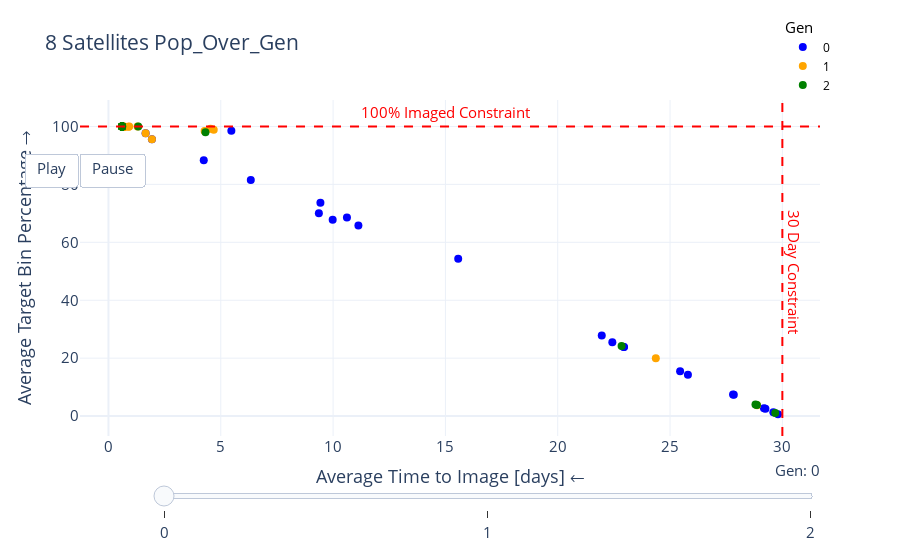

Notebook source saved alongside this figure:
### Code cell
def pop_over_gen_ploter(n_sats, results):
    fig = make_subplots()
    colors = ['blue','orange','green','red','purple','brown','pink','gray','cyan','olive']
    frames = []

    for i, gen in enumerate(results[n_sats]['Pop_Over_Gen']['Gen'].unique()):
        df = results[n_sats]['Pop_Over_Gen'][results[n_sats]['Pop_Over_Gen']['Gen'] == gen]

        scatter = go.Scatter(
            x=df['Avg_Time'],
            y=df['Avg_Percentage'],
            # hovertext=df[dvs_ovs].astype(str).agg(', '.join, axis=1),
            # hoverinfo='text',
            mode='markers',
            name=f'{gen}',
            marker=dict(color=colors[i], size=8),)

        fig.add_trace(scatter)

        frames.append(go.Frame(data=[scatter], name=str(gen)))

    fig.add_vline(30,line_dash = 'dash', line_color='red')
    fig.add_hline(100,line_dash = 'dash', line_color='red')


    fig.add_annotation(
        x=30.5,  # X position for vertical line annotation
        y=50,  # Adjust this for vertical annotation (above the line)
        text='30 Day Constraint',
        font=dict(color='red', size=15),
        textangle=90,
        showarrow=False
        )

    fig.add_annotation(
        x=15,
        y=105,
        text='100% Imaged Constraint',
        font=dict(color='red', size=15),
        showarrow=False)


    fig.update_layout(
        title=f'{n_sats} Satellites Pop_Over_Gen',
        xaxis_title='Average Time to Image [days] ←',
        yaxis_title='Average Target Bin Percentage →',
        legend=dict(
            title='Gen',
            title_font=dict(size=15),
            font=dict(size=12, color='black'),
            xanchor='right',
            yanchor='bottom',
        ),
        template='plotly_white',
        font=dict(size=15),
        updatemenus=[
            {
                'buttons': [
                    {
                        'args': [None, {'frame': {'duration': 500, 'redraw': True}, 'mode': 'immediate'}],
                        'label': 'Play',
                        'method': 'animate'
                    },
                    {
                        'args': [[None], {'frame': {'duration': 0, 'redraw': True}, 'mode': 'immediate'}],
                        'label': 'Pause',
                        'method': 'animate'
                    }
                ],
                'direction': 'left',
                'pad': {'r': 10, 't': 87},
                'showactive': False,
                'type': 'buttons',
                'x': 0.1,
                'xanchor': 'right',
                'y': 1.1,
                'yanchor': 'top'
            }
        ],
        sliders=[{
            'active': 0,
            'yanchor': 'top',
            'xanchor': 'left',
            'currentvalue': {
                'prefix': 'Gen: ',
                'visible': True,
                'xanchor': 'right'
            },
            'transition': {'duration': 300, 'easing': 'cubic-in-out'},
            'pad': {'b': 10},
            'len': 0.9,
            'x': 0.1,
            'y': 0,
            'steps': [{
                'args': [
                    [gen],
                    {'frame': {'duration': 500, 'redraw': True}, 'mode': 'immediate'}
                ],
                'label': str(gen),
                'method': 'animate'
            } for gen in results[n_sats]['Pop_Over_Gen']['Gen'].unique()]
        }]
    )

    # Add frames to the figure
    fig.frames = frames

    fig.show()

pop_over_gen_ploter(8, results)

### Figure 1 — Plotly figure (JSON) as saved in the notebook; plotly's stock layout.template omitted (floating-point values rounded to 4 significant figures)
{"data": [{"marker": {"color": "blue", "size": 8}, "mode": "markers", "name": "0", "type": "scatter", "x": [29.25, 25.45, 6.336, 0.6754, 22.95, 29.81, 25.8, 9.981, 9.435, 10.62, 11.13, 5.47, 27.84, 21.96, 22.93, 0.6021, 22.43, 1.653, 29.18, 1.935, 29.6, 15.57, 9.366, 27.8, 4.242], "y": [2.545, 15.51, 81.49, 99.94, 23.85, 0.6553, 14.31, 67.83, 73.64, 68.58, 65.84, 98.52, 7.388, 27.79, 23.83, 100, 25.46, 97.7, 2.74, 95.57, 1.339, 54.29, 70.06, 7.417, 88.33]}, {"marker": {"color": "orange", "size": 8}, "mode": "markers", "name": "1", "type": "scatter", "x": [0.6754, 0.6754, 0.6754, 1.935, 0.6754, 24.37, 0.6021, 0.6021, 0.6754, 0.6754, 1.653, 0.6021, 0.9207, 0.7567, 0.6021, 0.6021, 0.8971, 4.685, 0.6754, 28.87, 0.6021, 4.546, 1.293, 4.281, 0.6021], "y": [99.94, 99.94, 99.94, 95.57, 99.94, 20, 100, 100, 99.94, 99.94, 97.7, 100, 99.97, 99.94, 100, 100, 99.94, 98.86, 99.94, 3.765, 100, 99.18, 99.99, 98.42, 100]}, {"marker": {"color": "green", "size": 8}, "mode": "markers", "name": "2", "type": "scatter", "x": [0.6021, 0.6146, 0.6021, 0.6021, 0.6021, 4.318, 0.6021, 0.6021, 22.84, 0.6021, 0.6021, 0.6021, 1.325, 0.6021, 0.6021, 0.6021, 29.68, 0.6021, 28.87, 0.6021, 0.6021, 0.6021, 0.6021, 28.8, 0.6021], "y": [100, 100, 100, 100, 100, 98.05, 100, 100, 24.22, 100, 100, 100, 99.98, 100, 100, 100, 1.054, 100, 3.813, 100, 100, 100, 100, 4.046, 100]}], "layout": {"annotations": [{"font": {"color": "red", "size": 15}, "showarrow": false, "text": "30 Day Constraint", "textangle": 90, "x": 30.5, "y": 50}, {"font": {"color": "red", "size": 15}, "showarrow": false, "text": "100% Imaged Constraint", "x": 15, "y": 105}], "font": {"size": 15}, "legend": {"font": {"color": "black", "size": 12}, "title": {"font": {"size": 15}, "text": "Gen"}, "xanchor": "right", "yanchor": "bottom"}, "shapes": [{"line": {"color": "red", "dash": "dash"}, "type": "line", "x0": 30, "x1": 30, "xref": "x", "y0": 0, "y1": 1, "yref": "y domain"}, {"line": {"color": "red", "dash": "dash"}, "type": "line", "x0": 0, "x1": 1, "xref": "x domain", "y0": 100, "y1": 100, "yref": "y"}], "sliders": [{"active": 0, "currentvalue": {"prefix": "Gen: ", "visible": true, "xanchor": "right"}, "len": 0.9, "pad": {"b": 10}, "steps": [{"args": [[0], {"frame": {"duration": 500, "redraw": true}, "mode": "immediate"}], "label": "0", "method": "animate"}, {"args": [[1], {"frame": {"duration": 500, "redraw": true}, "mode": "immediate"}], "label": "1", "method": "animate"}, {"args": [[2], {"frame": {"duration": 500, "redraw": true}, "mode": "immediate"}], "label": "2", "method": "animate"}], "transition": {"duration": 300, "easing": "cubic-in-out"}, "x": 0.1, "xanchor": "left", "y": 0, "yanchor": "top"}], "title": {"text": "8 Satellites Pop_Over_Gen"}, "updatemenus": [{"buttons": [{"args": [null, {"frame": {"duration": 500, "redraw": true}, "mode": "immediate"}], "label": "Play", "method": "animate"}, {"args": [[null], {"frame": {"duration": 0, "redraw": true}, "mode": "immediate"}], "label": "Pause", "method": "animate"}], "direction": "left", "pad": {"r": 10, "t": 87}, "showactive": false, "type": "buttons", "x": 0.1, "xanchor": "right", "y": 1.1, "yanchor": "top"}], "xaxis": {"anchor": "y", "domain": [0, 1], "title": {"text": "Average Time to Image [days] ←"}}, "yaxis": {"anchor": "x", "domain": [0, 1], "title": {"text": "Average Target Bin Percentage →"}}}}
